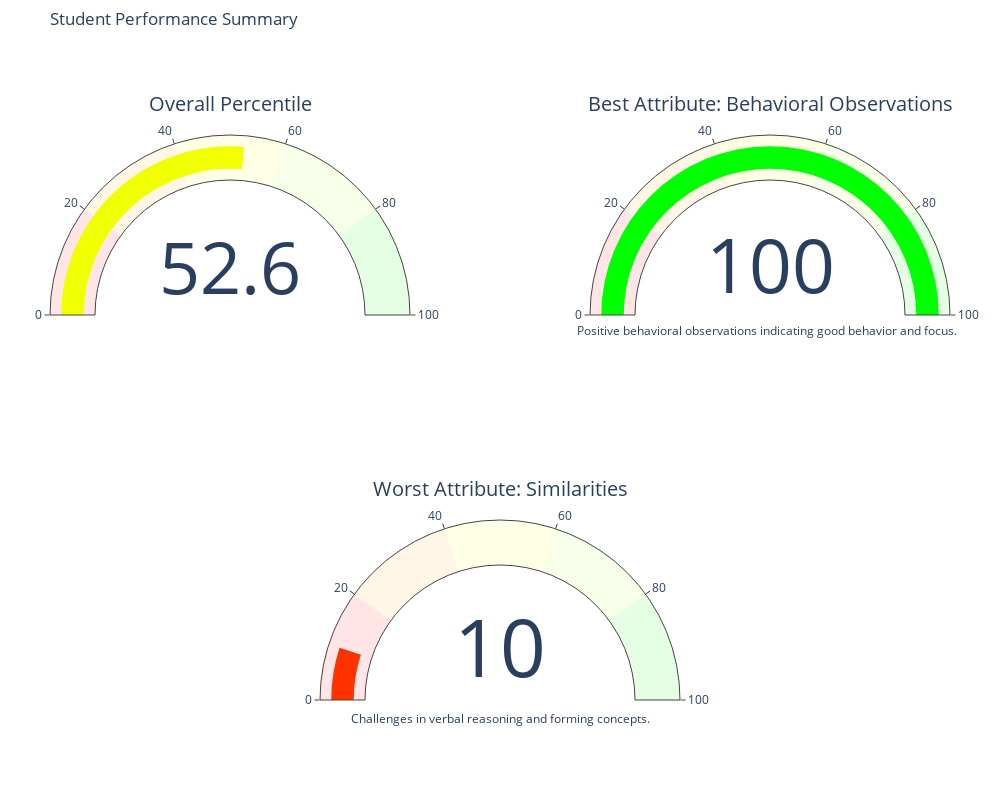

The cell this chart's notebook holds for it:
### Code cell
import plotly.graph_objects as go

# Function to determine the color based on the percentile
def get_color(value):
    if value < 50:
        return f"rgb({255}, {int((value / 50) * 255)}, 0)"
    else:
        return f"rgb({int((1 - (value - 50) / 50) * 255)}, 255, 0)"

# Data for displaying results
result_text = f"Prediction: {prediction_label}<br>Overall Percentile: {overall_percentile:.2f}"
best_text = f"Best Attribute: {best_attribute} (Percentile: {best_attribute_percentile:.2f})"
best_desc = best_attribute_description
worst_text = f"Worst Attribute: {worst_attribute} (Percentile: {worst_attribute_percentile:.2f})"
worst_desc = worst_attribute_description

# Create a radial gauge for percentiles
fig = go.Figure()

# Overall Percentile Gauge
fig.add_trace(go.Indicator(
    mode="gauge+number",
    value=overall_percentile,
    title={'text': "Overall Percentile"},
    gauge={
        'axis': {'range': [0, 100]},
        'bar': {'color': get_color(overall_percentile)},
        'steps': [
            {'range': [0, 20], 'color': 'rgba(255, 0, 0, 0.1)'},
            {'range': [20, 40], 'color': 'rgba(255, 165, 0, 0.1)'},
            {'range': [40, 60], 'color': 'rgba(255, 255, 0, 0.1)'},
            {'range': [60, 80], 'color': 'rgba(173, 255, 47, 0.1)'},
            {'range': [80, 100], 'color': 'rgba(0, 255, 0, 0.1)'}
        ]
    },
    domain={'x': [0, 0.4], 'y': [0.5, 1]}
))

# Best Attribute Gauge
fig.add_trace(go.Indicator(
    mode="gauge+number",
    value=best_attribute_percentile,
    title={'text': f"Best Attribute: {best_attribute}"},
    gauge={
        'axis': {'range': [0, 100]},
        'bar': {'color': get_color(best_attribute_percentile)},
        'steps': [
            {'range': [0, 20], 'color': 'rgba(255, 0, 0, 0.1)'},
            {'range': [20, 40], 'color': 'rgba(255, 165, 0, 0.1)'},
            {'range': [40, 60], 'color': 'rgba(255, 255, 0, 0.1)'},
            {'range': [60, 80], 'color': 'rgba(173, 255, 47, 0.1)'},
            {'range': [80, 100], 'color': 'rgba(0, 255, 0, 0.1)'}
        ]
    },
    domain={'x': [0.6, 1], 'y': [0.5, 1]}
))

# Worst Attribute Gauge
fig.add_trace(go.Indicator(
    mode="gauge+number",
    value=worst_attribute_percentile,
    title={'text': f"Worst Attribute: {worst_attribute}"},
    gauge={
        'axis': {'range': [0, 100]},
        'bar': {'color': get_color(worst_attribute_percentile)},
        'steps': [
            {'range': [0, 20], 'color': 'rgba(255, 0, 0, 0.1)'},
            {'range': [20, 40], 'color': 'rgba(255, 165, 0, 0.1)'},
            {'range': [40, 60], 'color': 'rgba(255, 255, 0, 0.1)'},
            {'range': [60, 80], 'color': 'rgba(173, 255, 47, 0.1)'},
            {'range': [80, 100], 'color': 'rgba(0, 255, 0, 0.1)'}
        ]
    },
    domain={'x': [0.3, 0.7], 'y': [0, 0.4]}
))

fig.add_annotation(
    x=1.01, y=0.6,
    text=best_desc,
    showarrow=False,
    font=dict(size=12),
    align="center"
)

fig.add_annotation(
    x=0.5, y=0.03,
    text=worst_desc,
    showarrow=False,
    font=dict(size=12),
    align="center"
)

# Update layout
fig.update_layout(
    title='Student Performance Summary',
    autosize=False,
    width=1000,
    height=800,
    margin=dict(l=50, r=50, b=50, t=50),
)

# Show the plot
fig.show()

### Figure 1 — Plotly figure (JSON) as saved in the notebook; plotly's stock layout.template omitted (floating-point values rounded to 4 significant figures)
{"data": [{"domain": {"x": [0, 0.4], "y": [0.5, 1]}, "gauge": {"axis": {"range": [0, 100]}, "bar": {"color": "rgb(241, 255, 0)"}, "steps": [{"color": "rgba(255, 0, 0, 0.1)", "range": [0, 20]}, {"color": "rgba(255, 165, 0, 0.1)", "range": [20, 40]}, {"color": "rgba(255, 255, 0, 0.1)", "range": [40, 60]}, {"color": "rgba(173, 255, 47, 0.1)", "range": [60, 80]}, {"color": "rgba(0, 255, 0, 0.1)", "range": [80, 100]}]}, "mode": "gauge+number", "title": {"text": "Overall Percentile"}, "type": "indicator", "value": 52.63}, {"domain": {"x": [0.6, 1], "y": [0.5, 1]}, "gauge": {"axis": {"range": [0, 100]}, "bar": {"color": "rgb(0, 255, 0)"}, "steps": [{"color": "rgba(255, 0, 0, 0.1)", "range": [0, 20]}, {"color": "rgba(255, 165, 0, 0.1)", "range": [20, 40]}, {"color": "rgba(255, 255, 0, 0.1)", "range": [40, 60]}, {"color": "rgba(173, 255, 47, 0.1)", "range": [60, 80]}, {"color": "rgba(0, 255, 0, 0.1)", "range": [80, 100]}]}, "mode": "gauge+number", "title": {"text": "Best Attribute: Behavioral Observations"}, "type": "indicator", "value": 100}, {"domain": {"x": [0.3, 0.7], "y": [0, 0.4]}, "gauge": {"axis": {"range": [0, 100]}, "bar": {"color": "rgb(255, 51, 0)"}, "steps": [{"color": "rgba(255, 0, 0, 0.1)", "range": [0, 20]}, {"color": "rgba(255, 165, 0, 0.1)", "range": [20, 40]}, {"color": "rgba(255, 255, 0, 0.1)", "range": [40, 60]}, {"color": "rgba(173, 255, 47, 0.1)", "range": [60, 80]}, {"color": "rgba(0, 255, 0, 0.1)", "range": [80, 100]}]}, "mode": "gauge+number", "title": {"text": "Worst Attribute: Similarities"}, "type": "indicator", "value": 10}], "layout": {"annotations": [{"align": "center", "font": {"size": 12}, "showarrow": false, "text": "Positive behavioral observations indicating good behavior and focus.", "x": 1.01, "y": 0.6}, {"align": "center", "font": {"size": 12}, "showarrow": false, "text": "Challenges in verbal reasoning and forming concepts.", "x": 0.5, "y": 0.03}], "autosize": false, "height": 800, "margin": {"b": 50, "l": 50, "r": 50, "t": 50}, "title": {"text": "Student Performance Summary"}, "width": 1000}}
